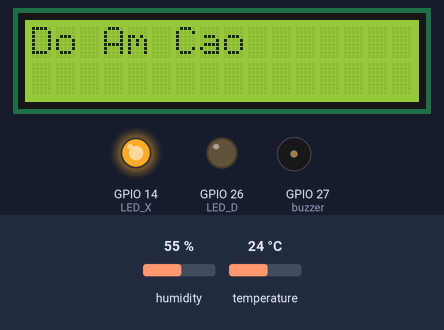
Simulated run of this sketch. Board: ESP32. Shown: 16×2 character LCD, output pins drawn as LEDs (lit = HIGH), buzzer (waves = sounding, pin HIGH). The test bench sets the inputs (shaded band); at power-on: temperature 24 °C, humidity 55 %. WiFi joins after 1.5 s; servers stay silent unless stated; what the sketch prints to the serial monitor is not drawn.

Above: at 3.7 s.
3.8 s: temperature set to 41 °C
At 9.7 s:
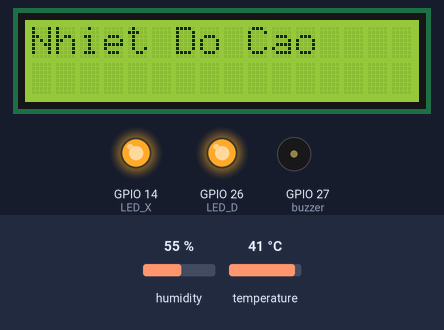
12.4 s: humidity set to 51 %
At 15.36 s:
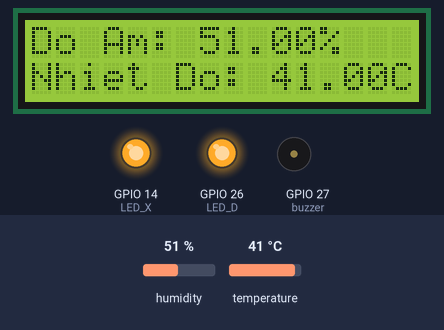
17.2 s: humidity set to 48 %
At 21.6 s:
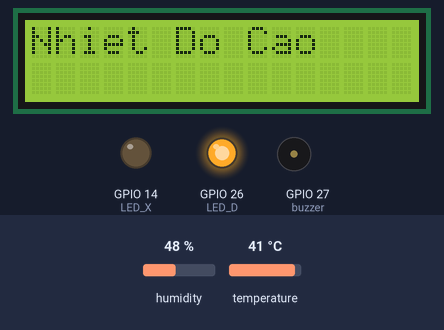
24.5 s: humidity set to 68 %
At 28.2 s:
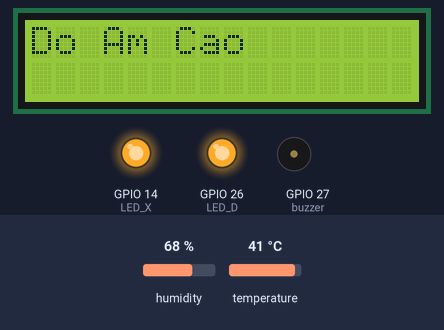
33.2 s: temperature set to 12 °C
At 38.7 s:
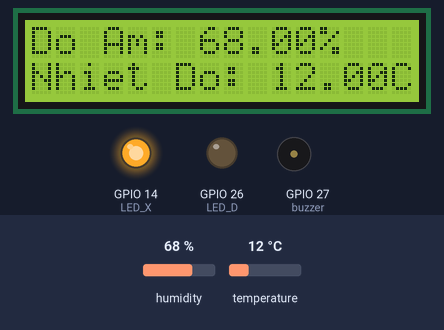
Timing chart, 0 to 40.2 s (numbered marks = the images above; inputs shaded):
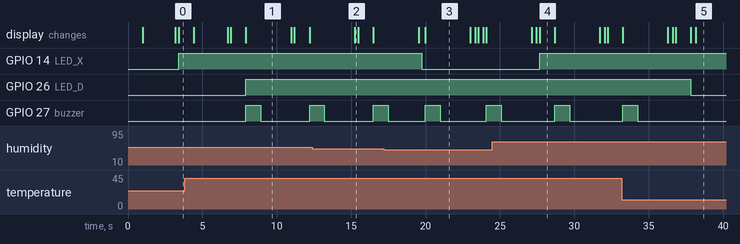

Measured:
- the behaviour switches between 50 and 49 % on humidity (found by bisection; images 2 and 3)
- after the input at 3.8 s, GPIO 26 (LED_D): LOW → HIGH after 4.1 s; GPIO 27 (buzzer): LOW → HIGH after 4.1 s, → LOW 1.0 s later, → HIGH 3.3 s later; the display: first differs from a run without the input after 2.9 s (image 1 shows a later state)
- after the input at 17.2 s, GPIO 14 (LED_X): HIGH → LOW after 2.5 s
- after the input at 24.5 s, GPIO 14 (LED_X): LOW → HIGH after 3.2 s
- after the input at 33.2 s, GPIO 26 (LED_D): HIGH → LOW after 4.6 s; GPIO 27 (buzzer): goes on until 34.3 s, then stays LOW
- what the display in image 1 shows lasts 3.1 s, from 7.9 s to 11.0 s
- what the display in image 3 shows lasts 3.0 s, from 20.0 s to 23.0 s

The sketch:

ESP_THINGSPEAK.ino
```cpp
#include <ThingSpeak.h>
#include <WiFi.h>
#include <DHT.h>
#include <DHT_U.h>
#include <Adafruit_Sensor.h>
#include <LiquidCrystal_I2C.h>
#include <Wire.h>

#define SECRET_CH_ID 2109045   // replace 0000000 with your channel number
#define SECRET_WRITE_APIKEY "2EWLZT3O25G6D5PM"
#define WIFI_SSID "RIO HOUSE Lau 1" // Thay đổi tên wifi của bạn
#define WIFI_PASSWORD "RioHouseLau1"
WiFiClient  client;
float A1_value, A2_value;
unsigned long myChannelNumber = SECRET_CH_ID;
const char * myWriteAPIKey = SECRET_WRITE_APIKEY;
#define DHTPIN 32
byte LED_X = 14;
byte LED_D = 26;
int buzzer = 27;
#define DHTTYPE DHT11
DHT dht(DHTPIN,DHTTYPE);
unsigned long dataMillis = 0;
LiquidCrystal_I2C lcd (0x27,16,2);

void setup() {
  pinMode(LED_X, OUTPUT);
  pinMode(LED_D, OUTPUT);
  pinMode(buzzer, OUTPUT);
  Serial.begin(115200);
   delay(1000);
  WiFi.begin (WIFI_SSID, WIFI_PASSWORD);
  dht.begin();
  lcd.begin(16, 2);
  lcd.init();
  lcd.backlight();
  ThingSpeak.begin(client);

}

void bandau(){
  lcd.clear();
  float h=dht.readHumidity();
  float t=dht.readTemperature();
  //////////////////////////////
  int D1_value = digitalRead(LED_D);
  int D2_value = digitalRead(LED_X);
  int D3_value = digitalRead(buzzer);
  float A2_value = dht.readHumidity();
  float A1_value = dht.readTemperature();
  ThingSpeak.setField(1, A1_value);
  ThingSpeak.setField(2, A2_value);
  ThingSpeak.setField(3, D1_value);
  ThingSpeak.setField(4, D2_value);
  ThingSpeak.setField(5, !D3_value);
  if (millis() - dataMillis > 20000)
  {
    int x = ThingSpeak.writeFields(myChannelNumber, myWriteAPIKey);
    if(x == 200){
      Serial.println("Channel update successful.");
    }
    else {
      Serial.println("Problem updating channel. HTTP error code " + String(x));
    }
   }
  lcd.setCursor(0, 0);
  lcd.print(F("Do Am: "));
  lcd.setCursor(0, 1);
  lcd.print(F("Nhiet Do: "));
  lcd.setCursor(7, 0);
  lcd.print(h);
  lcd.setCursor(12, 0);
  lcd.print("%");
  lcd.setCursor(10, 1);
  lcd.print(t);
  lcd.setCursor(15, 1);
  lcd.print("C");


  delay(200);
}
void loop() {
  delay(2000);
  float h=dht.readHumidity();
  float t=dht.readTemperature();
  bandau();
  //Serial.print(F("C"));
 if(h>50){
   lcd.clear();
   lcd.setCursor(0, 0);
   lcd.print("Do Am Cao");
   digitalWrite(LED_X,HIGH);
   digitalWrite(buzzer,LOW);
   delay(1000);
   digitalWrite(buzzer,LOW);
 }else if(h<50){
   digitalWrite(LED_X,LOW);
   bandau();
    }
 if(t>35){
   lcd.clear();
   lcd.setCursor(0, 0);
   lcd.print("Nhiet Do Cao");
   digitalWrite(LED_D,HIGH);
   digitalWrite(buzzer,HIGH);
   delay(1000);
   digitalWrite(buzzer,LOW);
 }else if(t<35){
   digitalWrite(LED_D,LOW);
   bandau();
    }

}
```
